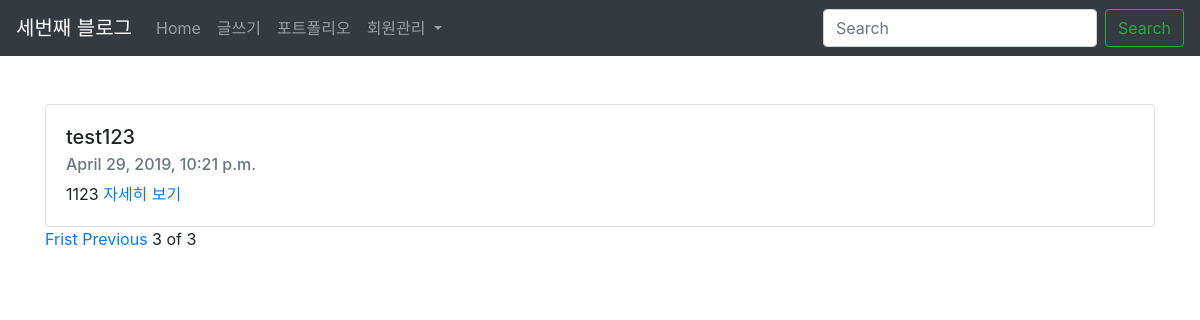
Before: /?page=4 with the older database file.
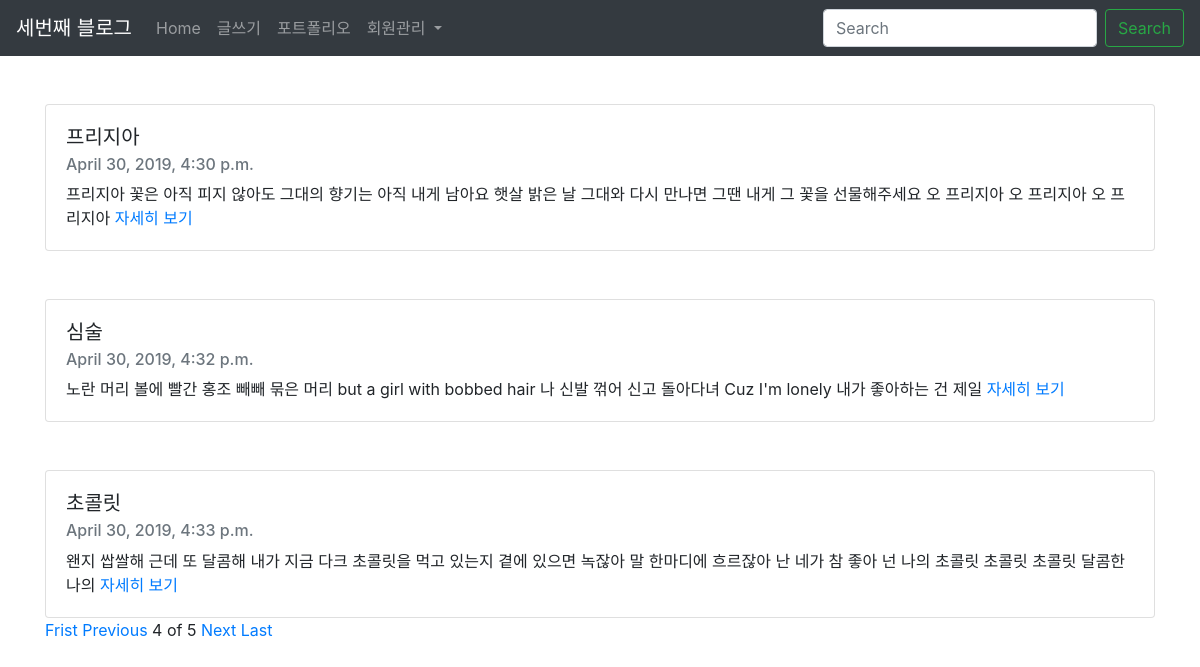
After: the same page with the newer database file.
### blogapp/models.py (models this page shows, shortened)
class Blog(models.Model):
    title = models.CharField(max_length=200)
    pub_date = models.DateTimeField('date published')
    body = models.TextField()
    def summary(self):
        return self.body[:100]

### blogapp/views.py (the view)
# urls.py: path('', blogapp.views.home, name ="home"),
def home(request):
    blogs = Blog.objects
    blog_list = Blog.objects.all()
    paginator = Paginator(blog_list, 3)
    page = request.GET.get('page')
    posts = paginator.get_page(page)
    return render(request, 'home.html', {'blogs':blogs,'posts':posts})

### blogapp/templates/home.html
{% extends 'base.html' %}
{% block contents %}
    <div class="container">
        {% for blog in posts %}
          <br><br>
          <div class="card">
            <div class="card-body">
              <h5 class="card-title">{{blog.title}}</h5>
              <h6 class="card-subtitle mb-2 text-muted">{{blog.pub_date}}</h6>
              <p class="card-text">{{blog.summary}}<a href="{% url 'detail' blog.id %}" class="card-link"> 자세히 보기</a></p>
            </div>
          </div>
        {%endfor%}
        <div class ="contaiver">
          {%if posts.has_previous%}
          <a href="?page=1">Frist</a>
          <a href="?page={{posts.previous_page_number}}">Previous</a>
          {%endif%}
          <span>{{posts.number}}</span>
          <span>of</span>
          <span>{{posts.paginator.num_pages}}</span>
          {%if posts.has_next%}
          <a href="?page={{posts.next_page_number}}">Next</a>
          <a href="?page={{posts.paginator.num_pages}}">Last</a>
          {%endif%}
        </div>
    </div>
{% endblock %}

### thirdproject/templates/base.html (shortened to what this page needs)
<head>
    <link rel="stylesheet" href="https://stackpath.bootstrapcdn.com/bootstrap/4.3.1/css/bootstrap.min.css">
</head>
<body>
    <nav class="navbar navbar-expand-lg navbar-dark bg-dark">
        <a class="navbar-brand" href="#">세번째 블로그</a>
        <div class="collapse navbar-collapse" id="navbarSupportedContent">
          <ul class="navbar-nav mr-auto">
            <li class="nav-item">
              <a class="nav-link" href="{% url 'home' %}">Home</a>
            </li>
            <li class="nav-item">
              <a class="nav-link" href="{% url 'new' %}">글쓰기</a>
            </li>
            <li class="nav-item">
              <a class="nav-link" href="{% url 'portfolio' %}" >포트폴리오</a>                </li>
              <li class="nav-item dropdown">
                <a class="nav-link dropdown-toggle" href="#" id="navbarDropdown" role="button" data-toggle="dropdown" aria-haspopup="true" aria-expanded="false">
                  회원관리
                </a>
              </li>
          </ul>
          <form class="form-inline my-2 my-lg-0">
            <input class="form-control mr-sm-2" type="search" placeholder="Search" aria-label="Search">
            <button class="btn btn-outline-success my-2 my-sm-0" type="submit">Search</button>
          </form>
        </div>
      </nav>
      {% block contents %}
      {% endblock %}
</body>

Changed rows visible on the page:
no longer on this page (row unchanged): Blog: title "test123", pub_date "April 29, 2019, 10:21 p.m.", summary "1123"
added Blog: title "프리지아", pub_date "April 30, 2019, 4:30 p.m.", summary "프리지아 꽃은 아직 피지 않아도 그대의 향기는 아직 내게 남아요 햇살 밝은 날 그대와 다시 만나면 그땐 내게 그 꽃을 선물해주세요 오 프리지아 오 프리지아 오 프리지아"
added Blog: title "심술", pub_date "April 30, 2019, 4:32 p.m.", summary "노란 머리 볼에 빨간 홍조 빼빼 묶은 머리 but a girl with bobbed hair 나 신발 꺾어 신고 돌아다녀 Cuz I'm lonely 내가 좋아하는 건 제일"
added Blog: title "초콜릿", pub_date "April 30, 2019, 4:33 p.m.", summary "왠지 쌉쌀해 근데 또 달콤해 내가 지금 다크 초콜릿을 먹고 있는지 곁에 있으면 녹잖아 말 한마디에 흐르잖아 난 네가 참 좋아 넌 나의 초콜릿 초콜릿 초콜릿 달콤한 나의"
Other visible differences:
{{ posts.number }}: "3" → "4"
{{ posts.paginator.num_pages }}: "3" → "5"
text now shown: "Next Last"
